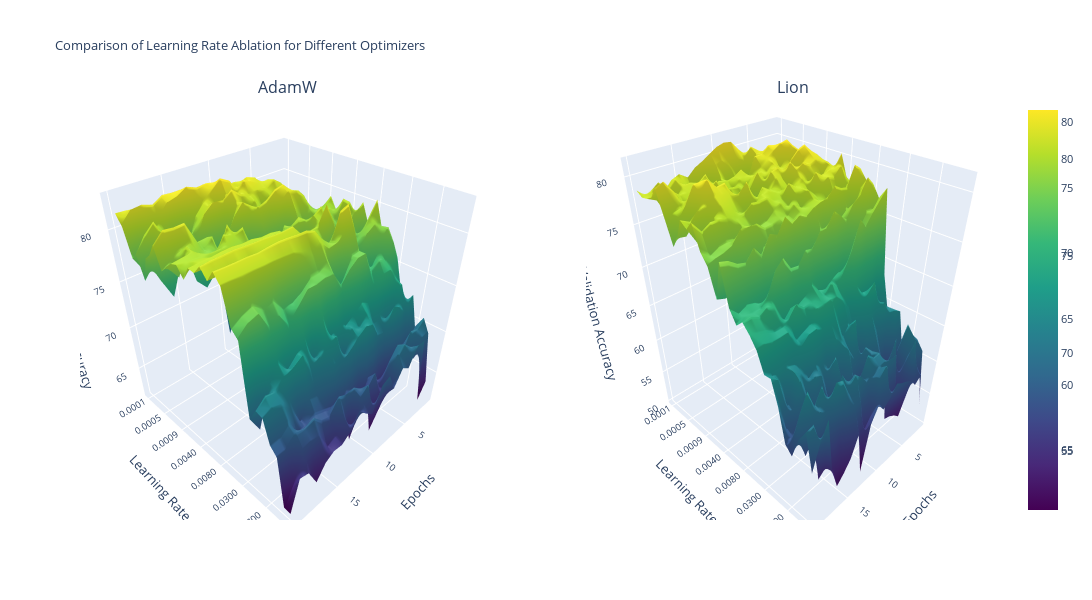

The notebook cell saved with this chart:
### Code cell
import json
import numpy as np
import plotly.graph_objs as go
from plotly.subplots import make_subplots

file_names = [
    "adamW_learningRate_ablation_valid_accuracy.json",
    "lion_learningRate_ablation_valid_accuracy.json"
]

# Create a subplot with 1 row and 2 columns
fig = make_subplots(rows=1, cols=2, subplot_titles=["AdamW", "Lion"], 
                    specs=[[{'type': 'surface'}, {'type': 'surface'}]])

for index, file_name in enumerate(file_names[:2]):  # Take the first two files for demonstration
    with open(file_name, 'r') as file:
        data = json.load(file)

    title_info = file_name.split("_")
    optimizer = title_info[0]
    metric = title_info[-2]

    accuracy_data = np.array([values for lr, values in data.items()])
    epochs = np.arange(1, len(accuracy_data[0]) + 1)
    learning_rates = np.array([f"{float(lr):.4f}" for lr in data.keys()])
    learning_rates = np.array([(str(lr)) for lr in learning_rates])

    trace = go.Surface(x=epochs, y=learning_rates, z=accuracy_data, colorscale='Viridis')

    # Add trace to subplot
    fig.add_trace(trace, row=1, col=index + 1)  # Add to the appropriate subplot

# Update layout for each subplot if needed
font_size = 10.5
fig.update_layout(
    title='Comparison of Learning Rate Ablation for Different Optimizers',
    titlefont=dict(size=font_size + 2),
    font=dict(size=font_size),
    height=600,  # You may need to adjust the height and width to fit all plots comfortably
    width=1300,
    scene=dict(
        xaxis_title='Epochs',
        yaxis_title='Learning Rate',
        zaxis_title='Validation Accuracy'
    ),
    scene2=dict(
        xaxis_title='Epochs',
        yaxis_title='Learning Rate',
        zaxis_title='Validation Accuracy'
    )
)

# Display the interactive plot
fig.show()

### Figure 1 — Plotly figure (JSON) as saved in the notebook; plotly's stock layout.template omitted (floating-point values rounded to 4 significant figures; data arrays with more than 128 entries replaced by an {"elided": "..."} marker saying what was removed)
{"data": [{"colorscale": [[0, "#440154"], [0.1111, "#482878"], [0.2222, "#3e4989"], [0.3333, "#31688e"], [0.4444, "#26828e"], [0.5556, "#1f9e89"], [0.6667, "#35b779"], [0.7778, "#6ece58"], [0.8889, "#b5de2b"], [1, "#fde725"]], "scene": "scene", "type": "surface", "x": [1, 2, 3, 4, 5, 6, 7, 8, 9, 10, 11, 12, 13, 14, 15, 16, 17, 18, 19, 20], "y": ["0.0001", "0.0002", "0.0003", "0.0004", "0.0005", "0.0006", "0.0007", "0.0008", "0.0009", "0.0010", "0.0020", "0.0030", "0.0040", "0.0050", "0.0060", "0.0070", "0.0080", "0.0090", "0.0100", "0.0200", "0.0300", "0.0400", "0.0500", "0.0600", "0.0700", "0.0800", "0.0900", "0.1000"], "z": {"elided": "28x20 float values"}}, {"colorscale": [[0, "#440154"], [0.1111, "#482878"], [0.2222, "#3e4989"], [0.3333, "#31688e"], [0.4444, "#26828e"], [0.5556, "#1f9e89"], [0.6667, "#35b779"], [0.7778, "#6ece58"], [0.8889, "#b5de2b"], [1, "#fde725"]], "scene": "scene2", "type": "surface", "x": [1, 2, 3, 4, 5, 6, 7, 8, 9, 10, 11, 12, 13, 14, 15, 16, 17, 18, 19, 20], "y": ["0.0001", "0.0002", "0.0003", "0.0004", "0.0005", "0.0006", "0.0007", "0.0008", "0.0009", "0.0010", "0.0020", "0.0030", "0.0040", "0.0050", "0.0060", "0.0070", "0.0080", "0.0090", "0.0100", "0.0200", "0.0300", "0.0400", "0.0500", "0.0600", "0.0700", "0.0800", "0.0900", "0.1000"], "z": {"elided": "28x20 float values"}}], "layout": {"annotations": [{"font": {"size": 16}, "showarrow": false, "text": "AdamW", "x": 0.225, "xanchor": "center", "xref": "paper", "y": 1, "yanchor": "bottom", "yref": "paper"}, {"font": {"size": 16}, "showarrow": false, "text": "Lion", "x": 0.775, "xanchor": "center", "xref": "paper", "y": 1, "yanchor": "bottom", "yref": "paper"}], "font": {"size": 10.5}, "height": 600, "scene": {"domain": {"x": [0, 0.45], "y": [0, 1]}, "xaxis": {"title": {"text": "Epochs"}}, "yaxis": {"title": {"text": "Learning Rate"}}, "zaxis": {"title": {"text": "Validation Accuracy"}}}, "scene2": {"domain": {"x": [0.55, 1], "y": [0, 1]}, "xaxis": {"title": {"text": "Epochs"}}, "yaxis": {"title": {"text": "Learning Rate"}}, "zaxis": {"title": {"text": "Validation Accuracy"}}}, "title": {"font": {"size": 12.5}, "text": "Comparison of Learning Rate Ablation for Different Optimizers"}, "width": 1300}}
